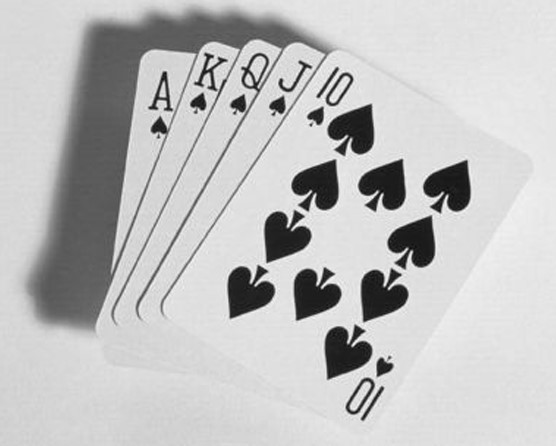
#> input picture Question_5/cards.tif, 556 x 446 px
$ python 5_c.py
#> lines starting #> are read from the running program, lines starting #| are printed output that depends on the picture; after the words box and inside, x2 and y2 are one past the last pixel; in counts of white or black regions, pixels touching at a corner belong together
import cv2
import numpy as np
import matplotlib.pyplot as plt

def adaptive_threshold(image, max_itaration = 100, elipson = 0.5):
    T = np.mean(image)
    for i in range(max_itaration):
        G1 = image[image < T]
        G2 = image[image >= T]
        new_T = (np.mean(G1) + np.mean(G2)) / 2
        if abs(new_T - T) < elipson:
            break
        T = new_T
    return T
def histrogram(image, k):
    height = image.shape[0]
    width = image.shape[1]
    hist = np.zeros((256))
    for i in range(height):
        for j in range(width):
            hist[image[i][j]] += 1
    plt.subplot(2, 2, k)
    plt.bar(range(256), hist, width=1, color='black')
    plt.title("Histogram")

image = cv2.imread('./cards.tif', 0)
#> image is the input picture: shape (446, 556); min 12, max 255, mean 192.1
plt.subplot(2 , 2, 1)
plt.imshow(image, cmap='gray')
plt.title('Original Image')
histrogram(image, 3)

Theshold = adaptive_threshold(image)
#> in adaptive_threshold, `T = np.mean(image)`: T = 192.1
#> the loop in adaptive_threshold, `for i in range(max_itaration):` made 4 passes
#> (new_T, T) on passes 1 to 3: (155.9, 155.9), (149.5, 149.5), (148.6, 148.6)
#> new_T on pass 4: 148.4
#> Theshold = 148.6
new_image = image.copy()
for i in range(image.shape[0]):
    for j in range(image.shape[1]):
        if image[i][j] < Theshold:
            new_image[i][j] = 0
        else:
            new_image[i][j] = 255
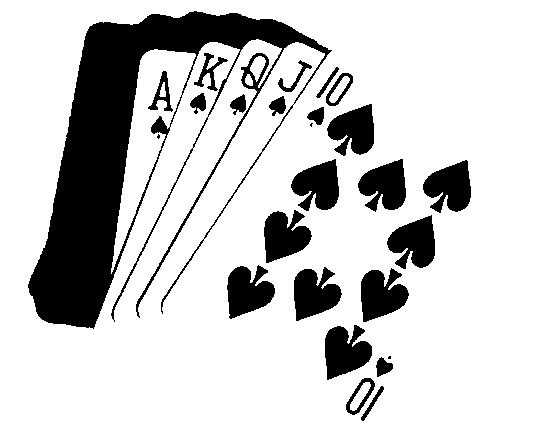
#> new_image: shape (446, 556); 80.9% white; 26 black regions (3 under 20 px), largest, box (x1, y1, x2, y2) and area: (28, 11, 332, 329) 27500, (325, 325, 372, 380) 1758, (361, 268, 409, 322) 1744
plt.subplot(2 , 2, 2)
plt.imshow(new_image, cmap='gray')
plt.title('Adaptive Thresholded Image')
histrogram(new_image, 4)

plt.show()
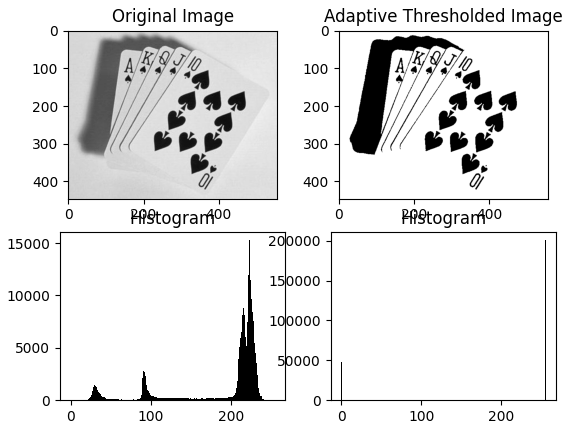
#> figure drawn by matplotlib, 4 panels; panel 2: tallest bar 15278 high, from x = 222.5 to 223.5; panel 4: tallest bar 200548 high, from x = 254.5 to 255.5
